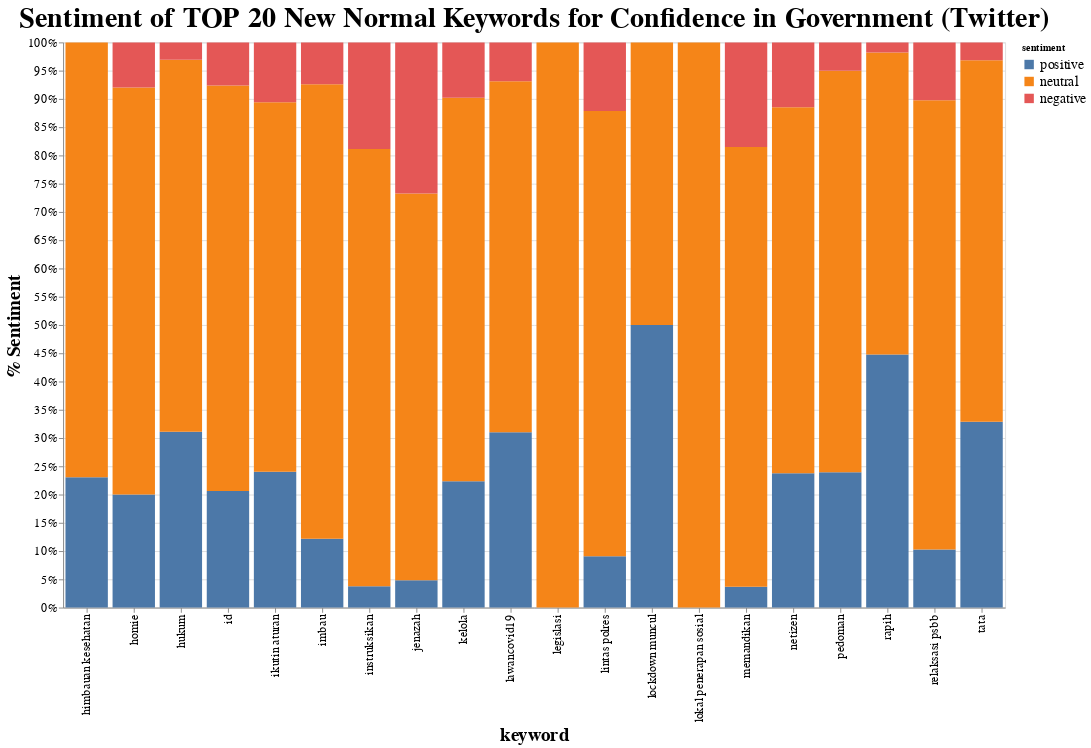

Here is the notebook cell this chart was saved with:
### Code cell
alt.Chart(df).mark_bar().encode(
    x = alt.X('keyword'),
    y = alt.Y('count',stack="normalize", axis=alt.Axis(format='%'), title = '% Sentiment'),
    color = alt.Order('sentiment',sort='descending'),
    order = alt.Order('sentiment',sort='descending')
).properties(
    width=1000,
    height=600,
    title='Sentiment of TOP 20 New Normal Keywords for Confidence in Government (Twitter)'
).configure_axis(
    labelFontSize=13,
    titleFontSize=20
).configure_title(
    fontSize=30
).configure_legend(
    labelFontSize=15
).configure_axisX(
    labelAngle = -90
)

### Figure 1 — Vega-Lite specification as saved in the notebook (floating-point values rounded to 4 significant figures)
{"config": {"view": {"continuousWidth": 400, "continuousHeight": 300}, "axis": {"labelFontSize": 13, "titleFontSize": 20}, "axisX": {"labelAngle": -90}, "legend": {"labelFontSize": 15}, "title": {"fontSize": 30}}, "data": {"name": "data-d08d6f0d139a4c10ab43bcad01fe14f2"}, "mark": "bar", "encoding": {"color": {"type": "nominal", "field": "sentiment", "sort": "descending"}, "order": {"type": "nominal", "field": "sentiment", "sort": "descending"}, "x": {"type": "nominal", "field": "keyword"}, "y": {"type": "quantitative", "axis": {"format": "%"}, "field": "count", "stack": "normalize", "title": "% Sentiment"}}, "height": 600, "title": "Sentiment of TOP 20 New Normal Keywords for Confidence in Government (Twitter)", "width": 1000, "$schema": "https://vega.github.io/schema/vega-lite/v4.8.1.json", "datasets": {"data-d08d6f0d139a4c10ab43bcad01fe14f2": [{"keyword": "tata", "sentiment": "positive", "count": 467}, {"keyword": "tata", "sentiment": "neutral", "count": 909}, {"keyword": "tata", "sentiment": "negative", "count": 45}, {"keyword": "relaksasi psbb", "sentiment": "positive", "count": 4}, {"keyword": "relaksasi psbb", "sentiment": "neutral", "count": 31}, {"keyword": "relaksasi psbb", "sentiment": "negative", "count": 4}, {"keyword": "memandikan", "sentiment": "positive", "count": 1}, {"keyword": "memandikan", "sentiment": "neutral", "count": 21}, {"keyword": "memandikan", "sentiment": "negative", "count": 5}, {"keyword": "pedoman", "sentiment": "positive", "count": 81}, {"keyword": "pedoman", "sentiment": "neutral", "count": 240}, {"keyword": "pedoman", "sentiment": "negative", "count": 17}, {"keyword": "rapih", "sentiment": "positive", "count": 150}, {"keyword": "rapih", "sentiment": "neutral", "count": 179}, {"keyword": "rapih", "sentiment": "negative", "count": 6}, {"keyword": "netizen", "sentiment": "positive", "count": 176}, {"keyword": "netizen", "sentiment": "neutral", "count": 479}, {"keyword": "netizen", "sentiment": "negative", "count": 85}, {"keyword": "kelola", "sentiment": "positive", "count": 57}, {"keyword": "kelola", "sentiment": "neutral", "count": 173}, {"keyword": "kelola", "sentiment": "negative", "count": 25}, {"keyword": "lawancovid19", "sentiment": "positive", "count": 9}, {"keyword": "lawancovid19", "sentiment": "neutral", "count": 18}, {"keyword": "lawancovid19", "sentiment": "negative", "count": 2}, {"keyword": "lokal penerapan sosial", "sentiment": "positive", "count": 0}, {"keyword": "lokal penerapan sosial", "sentiment": "neutral", "count": 1}, {"keyword": "lokal penerapan sosial", "sentiment": "negative", "count": 0}, {"keyword": "lintas polres", "sentiment": "positive", "count": 3}, {"keyword": "lintas polres", "sentiment": "neutral", "count": 26}, {"keyword": "lintas polres", "sentiment": "negative", "count": 4}, {"keyword": "lockdown muncul", "sentiment": "positive", "count": 2}, {"keyword": "lockdown muncul", "sentiment": "neutral", "count": 2}, {"keyword": "lockdown muncul", "sentiment": "negative", "count": 0}, {"keyword": "jenazah", "sentiment": "positive", "count": 70}, {"keyword": "jenazah", "sentiment": "neutral", "count": 994}, {"keyword": "jenazah", "sentiment": "negative", "count": 388}, {"keyword": "instruksikan", "sentiment": "positive", "count": 2}, {"keyword": "instruksikan", "sentiment": "neutral", "count": 41}, {"keyword": "instruksikan", "sentiment": "negative", "count": 10}, {"keyword": "imbau", "sentiment": "positive", "count": 1749}, {"keyword": "imbau", "sentiment": "neutral", "count": 11567}, {"keyword": "imbau", "sentiment": "negative", "count": 1064}, {"keyword": "ikutin aturan", "sentiment": "positive", "count": 25}, {"keyword": "ikutin aturan", "sentiment": "neutral", "count": 68}, {"keyword": "ikutin aturan", "sentiment": "negative", "count": 11}, {"keyword": "id", "sentiment": "positive", "count": 41477}, {"keyword": "id", "sentiment": "neutral", "count": 144261}, {"keyword": "id", "sentiment": "negative", "count": 15383}, {"keyword": "legislasi", "sentiment": "positive", "count": 0}, {"keyword": "legislasi", "sentiment": "neutral", "count": 8}, {"keyword": "legislasi", "sentiment": "negative", "count": 0}, {"keyword": "hukum", "sentiment": "positive", "count": 726}, {"keyword": "hukum", "sentiment": "neutral", "count": 1536}, {"keyword": "hukum", "sentiment": "negative", "count": 72}, {"keyword": "homie", "sentiment": "positive", "count": 5}, {"keyword": "homie", "sentiment": "neutral", "count": 18}, {"keyword": "homie", "sentiment": "negative", "count": 2}, {"keyword": "himbauan kesehatan", "sentiment": "positive", "count": 12}, {"keyword": "himbauan kesehatan", "sentiment": "neutral", "count": 40}, {"keyword": "himbauan kesehatan", "sentiment": "negative", "count": 0}]}}
